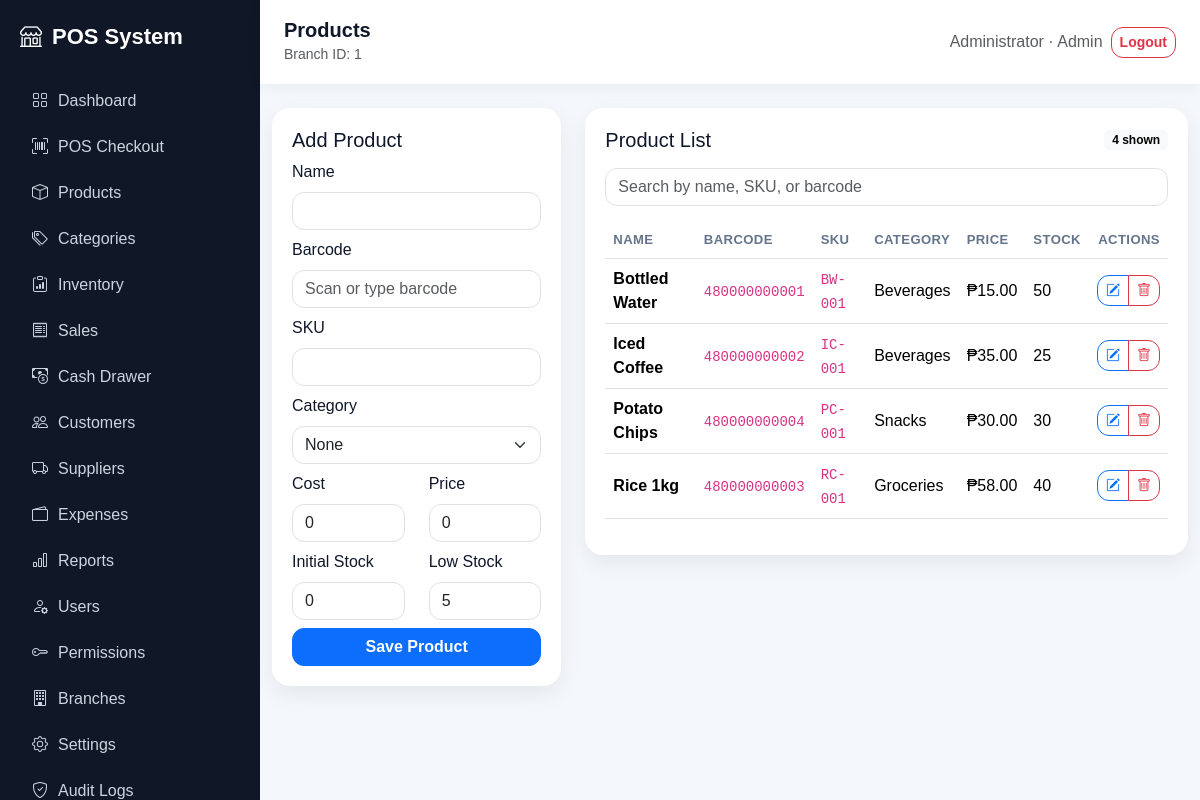
The page /products/index.php (signed in) on the database its author committed.
### tables this page shows
CREATE TABLE products (
  id INT AUTO_INCREMENT PRIMARY KEY,
  branch_id INT NOT NULL,
  category_id INT NULL,
  name VARCHAR(160) NOT NULL,
  barcode VARCHAR(100) NULL,
  sku VARCHAR(100) NULL,
  cost DECIMAL(12,2) DEFAULT 0,
  price DECIMAL(12,2) NOT NULL DEFAULT 0,
  stock_qty INT NOT NULL DEFAULT 0,
  low_stock_threshold INT NOT NULL DEFAULT 5,
  created_at TIMESTAMP DEFAULT CURRENT_TIMESTAMP,
  UNIQUE KEY unique_branch_barcode (branch_id, barcode),
  FOREIGN KEY (branch_id) REFERENCES branches(id) ON DELETE CASCADE,
  FOREIGN KEY (category_id) REFERENCES categories(id) ON DELETE SET NULL
);

CREATE TABLE categories (
  id INT AUTO_INCREMENT PRIMARY KEY,
  branch_id INT NOT NULL,
  name VARCHAR(120) NOT NULL,
  created_at TIMESTAMP DEFAULT CURRENT_TIMESTAMP,
  FOREIGN KEY (branch_id) REFERENCES branches(id) ON DELETE CASCADE
);

### config/app.php (called while the page is built, shortened)
<?php
function app_url(string $path = ''): string
{
    return BASE_URL . ltrim($path, '/');
}

### auth/session.php (called while the page is built, shortened)
<?php
require_once __DIR__ . '/../config/app.php';
function current_branch_id(): int
{
    return (int)($_SESSION['branch_id'] ?? 1);
}
function role_permissions(PDO $pdo, string $role): array
{
    static $cache = [];
    if (isset($cache[$role])) {
        return $cache[$role];
    }
    try {
        $stmt = $pdo->prepare('SELECT permission_key FROM role_permissions WHERE role_name = ? AND is_allowed = 1');
        $stmt->execute([$role]);
        $cache[$role] = $stmt->fetchAll(PDO::FETCH_COLUMN) ?: [];
    } catch (Throwable $e) {
        $cache[$role] = default_permissions($role);
    }
    return $cache[$role];
}
function can(PDO $pdo, string $permission): bool
{
    $role = $_SESSION['role'] ?? 'Cashier';
    $permissions = role_permissions($pdo, $role);
    return in_array('*', $permissions, true) || in_array($permission, $permissions, true);
}
function require_permission(PDO $pdo, string $permission): void
{
    if (!can($pdo, $permission)) {
        http_response_code(403);
        include __DIR__ . '/../includes/header.php';
        echo '<div class="app"><div class="main-content p-4"><div class="alert alert-danger shadow-sm"><h4>Access Denied</h4><p class="mb-0">Your account does not have permission to access this page.</p></div></div></div>';
        include __DIR__ . '/../includes/footer.php';
        exit;
    }
}

### products/index.php (the view, shortened to what this page needs)
<?php
$pageTitle = 'Products';
require_once __DIR__ . '/../config/database.php';
require_once __DIR__ . '/../auth/session.php';
require_permission($pdo, 'products.view');
$branchId = current_branch_id();
$canManageProducts = can($pdo, 'products.manage');
$old = [
    'name' => '',
    'barcode' => '',
    'sku' => '',
    'category_id' => '',
    'cost' => '0',
    'price' => '0',
    'stock_qty' => '0',
    'low_stock_threshold' => '5',
];
$products = $pdo->prepare('
    SELECT p.*, c.name AS category
    FROM products p
    LEFT JOIN categories c ON c.id = p.category_id
    WHERE p.branch_id = ?
    ORDER BY p.name
');
$products->execute([$branchId]);
$products = $products->fetchAll();
include __DIR__ . '/../includes/header.php';
?>
<div class="row g-4">
    <?php if ($canManageProducts): ?>
        <div class="col-lg-4">
            <div class="table-card">
                <h5>Add Product</h5>
                <form method="post" action="<?= app_url('products/index.php') ?>">
                    <label class="form-label">Name</label>
                    <input class="form-control mb-2" name="name" value="<?= htmlspecialchars($old['name']) ?>" required maxlength="160">
                    <label class="form-label">Barcode</label>
                    <input class="form-control mb-2" name="barcode" value="<?= htmlspecialchars($old['barcode']) ?>" placeholder="Scan or type barcode" maxlength="100">
                    <label class="form-label">SKU</label>
                    <input class="form-control mb-2" name="sku" value="<?= htmlspecialchars($old['sku']) ?>" maxlength="100">
                    <label class="form-label">Category</label>
                    <select class="form-select mb-2" name="category_id">
                        <option value="">None</option>
                    </select>
                    <div class="row">
                        <div class="col">
                            <label class="form-label">Cost</label>
                            <input class="form-control mb-2" type="number" step="0.01" min="0" name="cost" value="<?= htmlspecialchars($old['cost']) ?>" required>
                        </div>
                        <div class="col">
                            <label class="form-label">Price</label>
                            <input class="form-control mb-2" type="number" step="0.01" min="0" name="price" value="<?= htmlspecialchars($old['price']) ?>" required>
                        </div>
                    </div>
                    <div class="row">
                        <div class="col">
                            <label class="form-label">Initial Stock</label>
                            <input class="form-control mb-2" type="number" min="0" name="stock_qty" value="<?= htmlspecialchars($old['stock_qty']) ?>" required>
                        </div>
                        <div class="col">
                            <label class="form-label">Low Stock</label>
                            <input class="form-control mb-2" type="number" min="0" name="low_stock_threshold" value="<?= htmlspecialchars($old['low_stock_threshold']) ?>" required>
                        </div>
                    </div>
                    <button class="btn btn-primary w-100">Save Product</button>
                </form>
            </div>
        </div>
    <?php endif; ?>
    <div class="<?= $canManageProducts ? 'col-lg-8' : 'col-lg-12' ?>">
        <div class="table-card">
            <div class="d-flex justify-content-between align-items-center mb-3">
                <h5 class="mb-0">Product List</h5>
                <span class="badge text-bg-light"><?= count($products) ?> shown</span>
            </div>
            <input class="form-control mb-3" id="productFilter" placeholder="Search by name, SKU, or barcode">
            <table class="table align-middle">
                <thead>
                    <tr>
                        <th>Name</th>
                        <th>Barcode</th>
                        <th>SKU</th>
                        <th>Category</th>
                        <th>Price</th>
                        <th>Stock</th>
                        <?php if ($canManageProducts): ?>
                            <th class="text-end">Actions</th>
                        <?php endif; ?>
                    </tr>
                </thead>
                <tbody id="productTable">
                    <?php foreach ($products as $product): ?>
                        <tr class="<?= (int)$product['stock_qty'] <= (int)$product['low_stock_threshold'] ? 'table-warning' : '' ?>">
                            <td class="fw-semibold"><?= htmlspecialchars($product['name']) ?></td>
                            <td><code><?= htmlspecialchars($product['barcode'] ?? '') ?></code></td>
                            <td><code><?= htmlspecialchars($product['sku'] ?? '') ?></code></td>
                            <td><?= htmlspecialchars($product['category'] ?? '') ?></td>
                            <td>&#8369;<?= number_format((float)$product['price'], 2) ?></td>
                            <td><?= (int)$product['stock_qty'] ?></td>
                            <?php if ($canManageProducts): ?>
                                <td class="text-end">
                                    <div class="btn-group btn-group-sm" role="group" aria-label="Product actions">
                                        <a class="btn btn-outline-primary" href="<?= app_url('products/edit.php?id=' . (int)$product['id']) ?>">
                                            <i class="bi bi-pencil-square"></i>
                                        </a>
                                        <a class="btn btn-outline-danger" href="<?= app_url('products/index.php?delete=' . (int)$product['id']) ?>" onclick="return confirm('Delete product?')">
                                            <i class="bi bi-trash"></i>
                                        </a>
                                    </div>
                                </td>
                            <?php endif; ?>
                        </tr>
                    <?php endforeach; ?>
                </tbody>
            </table>
        </div>
    </div>
</div>
<?php include __DIR__ . '/../includes/footer.php'; ?>

### includes/header.php (shortened to what this page needs)
<?php
require_once __DIR__ . '/../config/app.php';
require_once __DIR__ . '/../auth/session.php';
?>
<!doctype html>
<html lang="en">
<head>
    <link href="https://cdn.jsdelivr.net/npm/bootstrap@5.3.3/dist/css/bootstrap.min.css" rel="stylesheet">
    <link href="https://cdn.jsdelivr.net/npm/bootstrap-icons@1.11.3/font/bootstrap-icons.min.css" rel="stylesheet">
    <link href="<?= app_url('assets/css/app.css') ?>" rel="stylesheet">
</head>
<body>
<div class="app-shell">
<?php include __DIR__ . '/sidebar.php'; ?>
<main class="main-content">
<?php include __DIR__ . '/navbar.php'; ?>
<div class="container-fluid page-container py-4">

### includes/sidebar.php (shortened to what this page needs)
<aside class="sidebar" id="sidebar">
    <div class="brand">
        <i class="bi bi-shop"></i>
        <span>POS System</span>
    </div>
    <nav class="nav flex-column">
        <a class="nav-link" href="<?= app_url('dashboard/index.php') ?>"><i class="bi bi-grid"></i> Dashboard</a>
        <a class="nav-link" href="<?= app_url('pos/index.php') ?>"><i class="bi bi-upc-scan"></i> POS Checkout</a>
        <a class="nav-link" href="<?= app_url('products/index.php') ?>"><i class="bi bi-box"></i> Products</a>
        <a class="nav-link" href="<?= app_url('categories/index.php') ?>"><i class="bi bi-tags"></i> Categories</a>
        <a class="nav-link" href="<?= app_url('inventory/index.php') ?>"><i class="bi bi-clipboard-data"></i> Inventory</a>
        <a class="nav-link" href="<?= app_url('sales/index.php') ?>"><i class="bi bi-receipt"></i> Sales</a>
        <a class="nav-link" href="<?= app_url('cash_drawer/index.php') ?>"><i class="bi bi-cash-coin"></i> Cash Drawer</a>
        <a class="nav-link" href="<?= app_url('customers/index.php') ?>"><i class="bi bi-people"></i> Customers</a>
        <a class="nav-link" href="<?= app_url('suppliers/index.php') ?>"><i class="bi bi-truck"></i> Suppliers</a>
        <a class="nav-link" href="<?= app_url('expenses/index.php') ?>"><i class="bi bi-wallet2"></i> Expenses</a>
        <a class="nav-link" href="<?= app_url('reports/index.php') ?>"><i class="bi bi-bar-chart"></i> Reports</a>
        <a class="nav-link" href="<?= app_url('users/index.php') ?>"><i class="bi bi-person-gear"></i> Users</a>
        <a class="nav-link" href="<?= app_url('permissions/index.php') ?>"><i class="bi bi-key"></i> Permissions</a>
        <a class="nav-link" href="<?= app_url('branches/index.php') ?>"><i class="bi bi-building"></i> Branches</a>
        <a class="nav-link" href="<?= app_url('settings/index.php') ?>"><i class="bi bi-gear"></i> Settings</a>
        <a class="nav-link" href="<?= app_url('audit/index.php') ?>"><i class="bi bi-shield-check"></i> Audit Logs</a>
    </nav>
</aside>

### includes/navbar.php (shortened to what this page needs)
<header class="topbar d-flex justify-content-between align-items-center gap-3">
    <div class="d-flex align-items-center gap-3 min-w-0">
        <div class="min-w-0">
            <h5 class="mb-0 fw-bold text-truncate"><?= htmlspecialchars($pageTitle ?? 'Dashboard') ?></h5>
            <small class="text-muted">Branch ID: <?= current_branch_id() ?></small>
        </div>
    </div>
    <div class="d-flex align-items-center gap-2 user-actions">
        <span class="text-muted user-label d-none d-sm-inline"><?= htmlspecialchars($_SESSION['name'] ?? 'User') ?> · <?= htmlspecialchars($_SESSION['role'] ?? '') ?></span>
        <a class="btn btn-outline-danger btn-sm" href="<?= app_url('auth/logout.php') ?>">Logout</a>
    </div>
</header>

### includes/footer.php (shortened to what this page needs)
</div>
</main>
</div>
</body>
</html>

### assets/css/app.css (style rules this page uses)
:root { --sidebar:#101827; --primary:#2563eb; --bg:#f4f7fb; }
body { background: var(--bg); font-family: Arial, sans-serif; }
.app-shell { display: flex; min-height: 100vh; }
.sidebar { width: 260px; background: var(--sidebar); color: #fff; padding: 20px; position: fixed; top:0; bottom:0; overflow-y:auto; }
.brand { font-size: 22px; font-weight: 700; display:flex; gap:10px; align-items:center; margin-bottom:25px; }
.sidebar .nav-link { color:#cbd5e1; padding:11px 12px; border-radius:12px; display:flex; gap:10px; align-items:center; }
.main-content { margin-left:260px; width:calc(100% - 260px); }
.topbar { background:#fff; padding:18px 24px; box-shadow:0 2px 14px rgba(15,23,42,.06); position:sticky; top:0; z-index:5; }
.table-card { background:#fff; border-radius:18px; padding:20px; box-shadow:0 8px 22px rgba(15,23,42,.07); }
* { box-sizing: border-box; }
html { scroll-behavior: smooth; }
body { color: #0f172a; }
.min-w-0 { min-width: 0; }
.page-container { padding-bottom: 88px; }
.card, .table-card, .soft-card, .stat-card { transition: transform .18s ease, box-shadow .18s ease; }
.table th { white-space: nowrap; font-size: .82rem; color: #64748b; text-transform: uppercase; letter-spacing: .03em; }
.form-control, .form-select, .btn { border-radius: 12px; }
.btn { font-weight: 600; }
@media (min-width: 901px) { .page-container { padding-bottom: 1.5rem; } }

### rows shown on the page
products: name "Bottled Water", barcode "480000000001", sku "BW-001", category.name "Beverages", price "15.00", stock_qty "50"
products: name "Iced Coffee", barcode "480000000002", sku "IC-001", category.name "Beverages", price "35.00", stock_qty "25"
products: name "Potato Chips", barcode "480000000004", sku "PC-001", category.name "Snacks", price "30.00", stock_qty "30"
products: name "Rice 1kg", barcode "480000000003", sku "RC-001", category.name "Groceries", price "58.00", stock_qty "40"

### other values the page prints
$pageTitle "Products"
current_branch_id() "1"
$_SESSION['name'] "Administrator"
$_SESSION['role'] "Admin"
count($products) "4"
